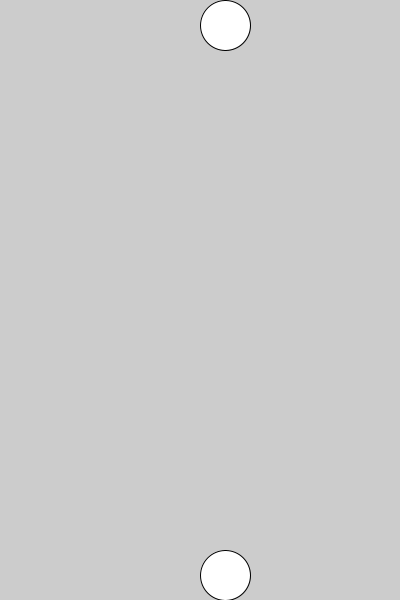
Frame 1 (no input)
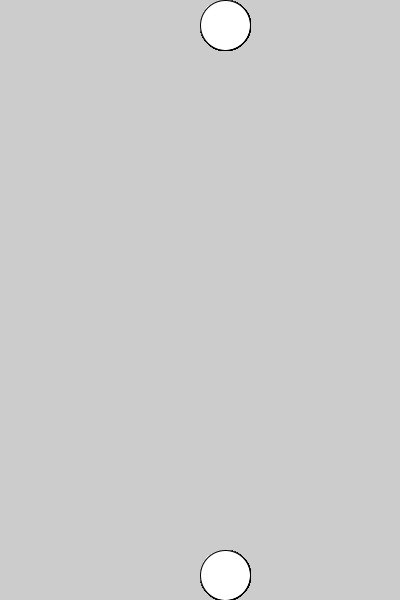
Frame 60 (the mouse pressed at the canvas centre just before this capture)
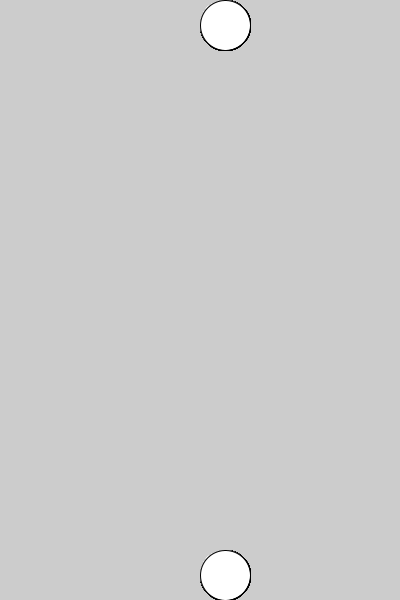
Frame 120 (the mouse held since frame 60 and released just before this capture)

The Processing sketch that drew these frames (run headless with seeded random() and noise(); from frame 60 on, the mouse is pressed at the canvas centre):

// Processing sketch: sketch_01_05
// ── sketch_01_05.pde
void setup() {
  size(400,600);
  ellipseMode(LEFT);
}
void draw() {
  ellipse(200,0,50,50);
  ellipse(200,600-50,50,50);
}
